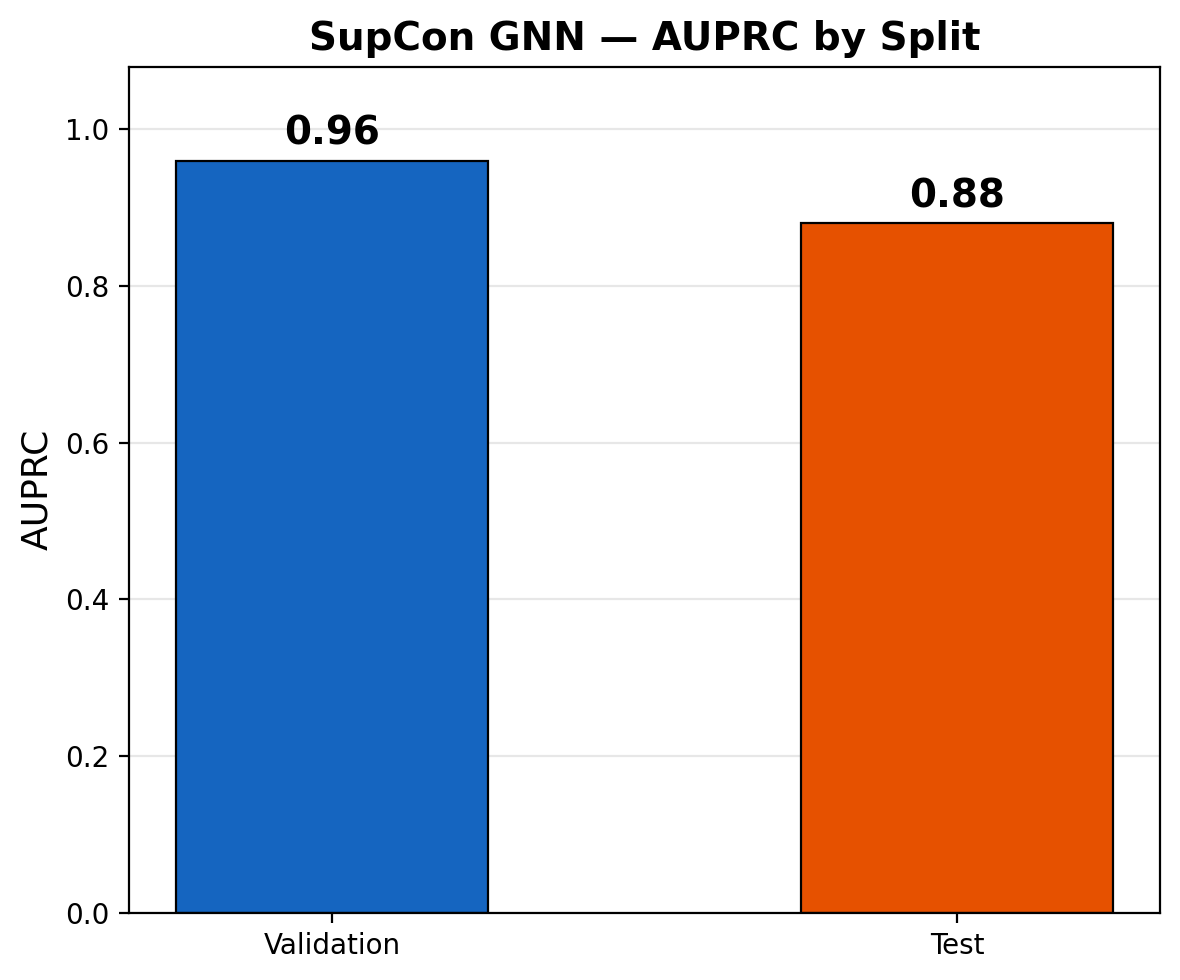

Python code for this plot:
"""Bar chart of SupCon GNN AUPRC on validation and test sets."""

import matplotlib.pyplot as plt
import numpy as np

splits = ['Validation', 'Test']
auprc = [0.96, 0.88]
colors = ['#1565C0', '#E65100']

fig, ax = plt.subplots(figsize=(6, 5))

bars = ax.bar(splits, auprc, width=0.5, color=colors, edgecolor='black', linewidth=0.8)

# Value labels on bars
for bar, val in zip(bars, auprc):
    ax.text(bar.get_x() + bar.get_width() / 2, bar.get_height() + 0.01,
            f'{val:.2f}', ha='center', va='bottom', fontsize=14, fontweight='bold')

ax.set_ylabel('AUPRC', fontsize=13)
ax.set_title('SupCon GNN — AUPRC by Split', fontsize=14, fontweight='bold')
ax.set_ylim(0, 1.08)
ax.grid(axis='y', alpha=0.3)
ax.set_axisbelow(True)

plt.tight_layout()
plt.savefig('plots/gnn_auprc_val_test.png', dpi=200, bbox_inches='tight', facecolor='white')
plt.savefig('plots/gnn_auprc_val_test.pdf', bbox_inches='tight', facecolor='white')
plt.close()
print("Saved to plots/gnn_auprc_val_test.png and .pdf")
